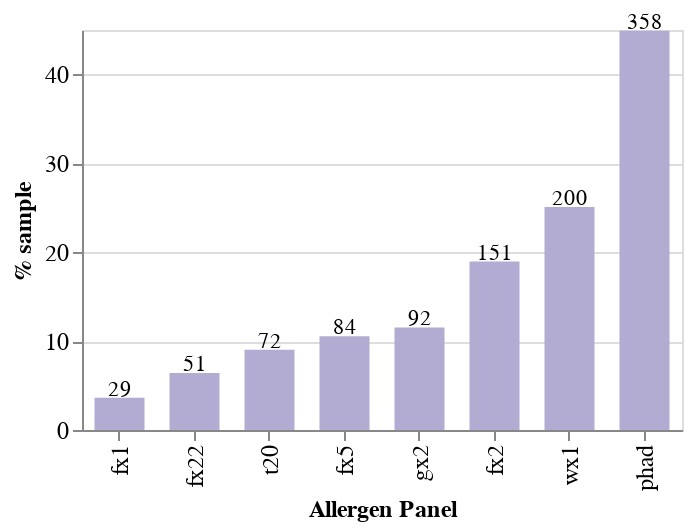

This figure's notebook cell:
### Code cell
pct_senz = pct_senz.sort_values('pct_sens',ascending=True)
bar2 = alt.Chart(pct_senz,height=200,width=300).mark_bar(width=25,color='#b2abd2').encode(
    x=alt.X('index',sort=list(pct_senz['index'].values),axis=alt.Axis(title="Allergen Panel",labelFontSize=12,titleFontSize=12)),
    y=alt.Y('pct_sens',axis=alt.Axis(title="% sample",labelFontSize=12,titleFontSize=12))
)
text2 =bar2.mark_text(
    align='center',
    baseline='middle',
    dy=-4
).encode(text='posSamples:Q')

fig2Barx = bar2+text2
fig2Barx

### Figure 1 — Vega-Lite specification as saved in the notebook (floating-point values rounded to 4 significant figures)
{"config": {"view": {"continuousWidth": 400, "continuousHeight": 300}}, "layer": [{"mark": {"type": "bar", "color": "#b2abd2", "width": 25}, "encoding": {"x": {"type": "nominal", "axis": {"labelFontSize": 12, "title": "Allergen Panel", "titleFontSize": 12}, "field": "index", "sort": ["fx1", "fx22", "t20", "fx5", "gx2", "fx2", "wx1", "phad"]}, "y": {"type": "quantitative", "axis": {"labelFontSize": 12, "title": "% sample", "titleFontSize": 12}, "field": "pct_sens"}}, "height": 200, "width": 300}, {"mark": {"type": "text", "align": "center", "baseline": "middle", "dy": -4}, "encoding": {"text": {"type": "quantitative", "field": "posSamples"}, "x": {"type": "nominal", "axis": {"labelFontSize": 12, "title": "Allergen Panel", "titleFontSize": 12}, "field": "index", "sort": ["fx1", "fx22", "t20", "fx5", "gx2", "fx2", "wx1", "phad"]}, "y": {"type": "quantitative", "axis": {"labelFontSize": 12, "title": "% sample", "titleFontSize": 12}, "field": "pct_sens"}}, "height": 200, "width": 300}], "data": {"name": "data-f191e49430cf9b5c50beaf207bc1c9a4"}, "$schema": "https://vega.github.io/schema/vega-lite/v4.8.1.json", "datasets": {"data-f191e49430cf9b5c50beaf207bc1c9a4": [{"index": "fx1", "pct_sens": 3.639, "posSamples": 29}, {"index": "fx22", "pct_sens": 6.399, "posSamples": 51}, {"index": "t20", "pct_sens": 9.034, "posSamples": 72}, {"index": "fx5", "pct_sens": 10.54, "posSamples": 84}, {"index": "gx2", "pct_sens": 11.54, "posSamples": 92}, {"index": "fx2", "pct_sens": 18.95, "posSamples": 151}, {"index": "wx1", "pct_sens": 25.09, "posSamples": 200}, {"index": "phad", "pct_sens": 44.92, "posSamples": 358}]}}
